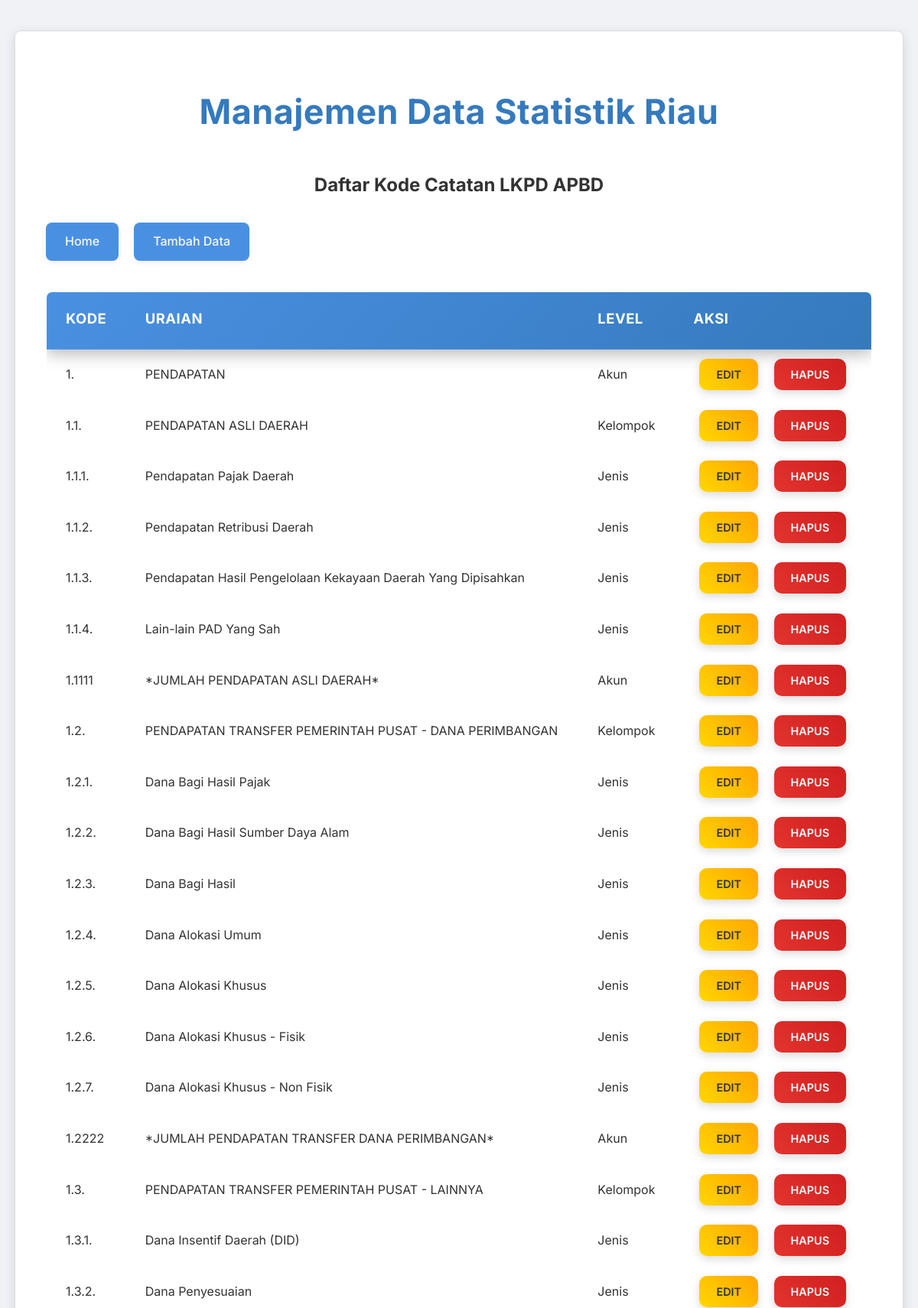
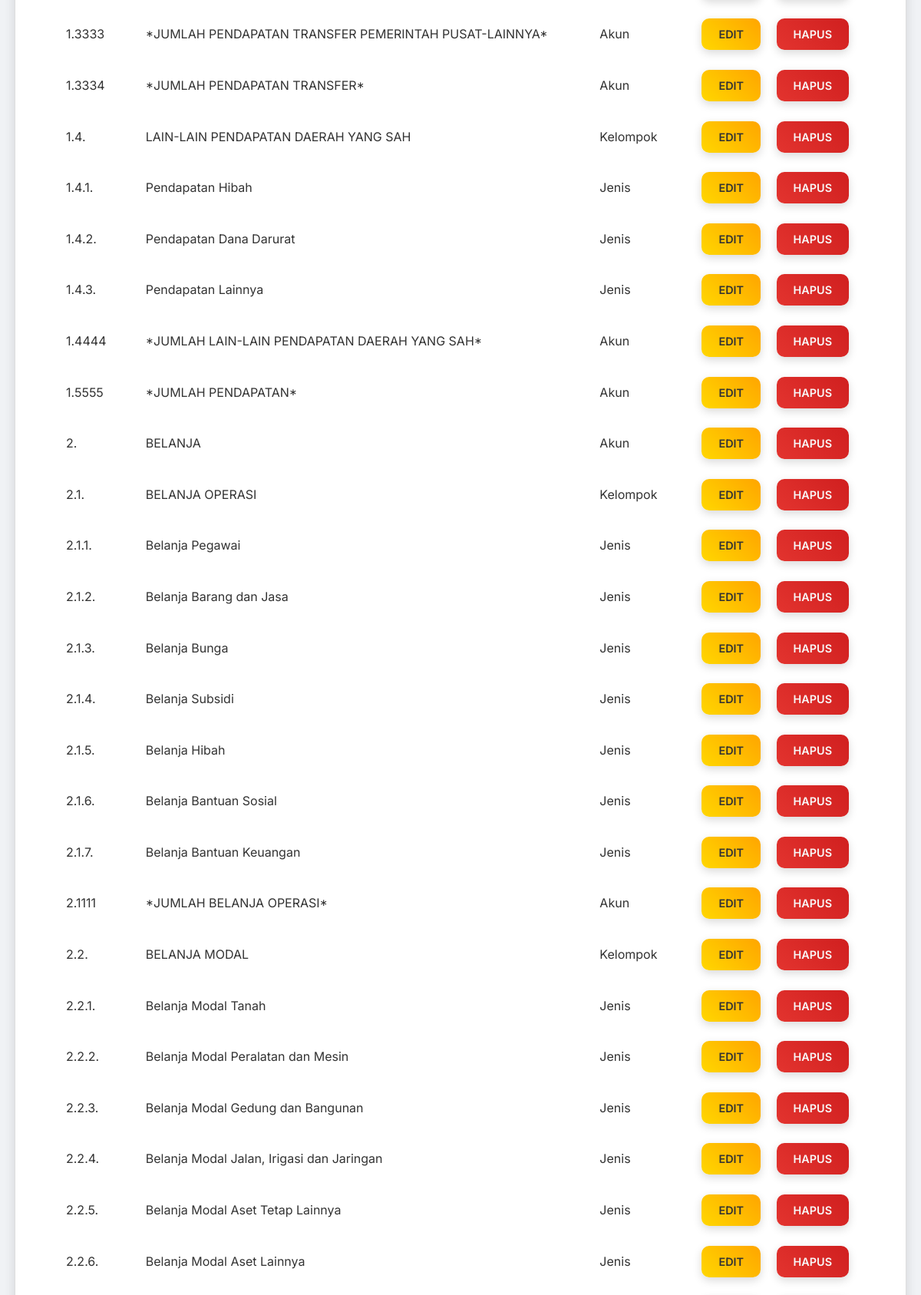
/pages/lkpd-kode-catatan/read.php (upper part), run on the app's committed database (2 pictures, top to bottom).
### tables this page shows
CREATE TABLE `kode_catatan` (
  `id` int(5) NOT NULL,
  `kode_catatan` varchar(255) DEFAULT NULL,
  `uraian` varchar(1024) DEFAULT NULL,
  `id_kode_level` int(2) DEFAULT NULL
);

CREATE TABLE `kode_level` (
  `id` int(11) NOT NULL,
  `nama_level` varchar(255) DEFAULT NULL,
  `akronim` varchar(255) DEFAULT NULL
);

### pages/lkpd-kode-catatan/read.php (the view, shortened to what this page needs)
<?php
include '../../config/database.php';
include '../../templates/header.php';
$sql = "SELECT kc.id, kc.kode_catatan, kc.uraian, kl.nama_level
        FROM kode_catatan kc
        INNER JOIN kode_level kl
        ON kc.id_kode_level = kl.id
        ORDER BY kc.kode_catatan ASC";
$result = $conn->query($sql);
?>
<h2 style="text-align: center;">Daftar Kode Catatan LKPD APBD</h2>
<div class="button-group">
    <a href="../../index.php">Home</a>
    <a href="create.php">Tambah Data</a>
</div>
<?php
if ($result->num_rows > 0):
?>
    <table>
        <thead>
            <tr>
                <th>Kode</th>
                <th>Uraian</th>
                <th>Level</th>
                <th>Aksi</th>
            </tr>
        </thead>
        <tbody>
            <?php
            while ($row = $result->fetch_assoc()):
            ?>
                <tr>
                    <td><?php echo htmlspecialchars($row['kode_catatan']); ?></td>
                    <td><?php echo htmlspecialchars($row['uraian']); ?></td>
                    <td><?php echo htmlspecialchars($row['nama_level']); ?></td>
                    <td class="actions">
                        <a href="update.php?id=<?php echo htmlspecialchars($row['id']); ?>" class="edit">Edit</a>
                        <a href="delete.php?id=<?php echo htmlspecialchars($row['id']); ?>" class="delete" onclick="return confirm('Apakah Anda yakin ingin menghapus data ini?')">Hapus</a>
                    </td>
                </tr>
            <?php endwhile; ?>
        </tbody>
    </table>
<?php else: ?>
    <p>Belum ada data.</p>
<?php endif; ?>
<?php
include '../../templates/footer.php';
?>

### templates/css/style.css (style rules this page uses)
:root { --primary-color: #4A90E2; --primary-dark: #357ABD; --accent-color: #50E3C2; --secondary-accent: #FF6B6B; --tertiary-color: #FFC107; --text-dark: #333333; --text-light: #F8F8F8; --bg-light: #F0F2F5; --bg-dark: #2C3E50; --card-bg: #FFFFFF; --border-color: #DDDDDD; --input-bg: #F8F8F8; --shadow-light: 0 2px 8px rgba(0, 0, 0, 0.08); --shadow-medium: 0 4px 15px rgba(0, 0, 0, 0.12); --success-color: #28A745; --danger-color: #DC3545; --warning-color: #FFC107; --info-color: #17A2B8; --radius-base: 8px; --transition-fast: 0.2s ease-in-out; --transition-normal: 0.3s ease-in-out; --gradient-primary: linear-gradient(135deg, var(--primary-color) 0%, var(--primary-dark) 100%); --gradient-accent: linear-gradient(135deg, var(--accent-color) 0%, #34B79C 100%); --gradient-secondary-accent: linear-gradient(135deg, var(--secondary-accent) 0%, #FF8A8A 100%); --gradient-tertiary: linear-gradient(135deg, var(--tertiary-color) 0%, #FFA000 100%); }
body { font-family: 'Inter', sans-serif; background: var(--bg-light); margin: 0; padding: 0; line-height: 1.6; color: var(--text-dark); display: flex; justify-content: center; align-items: flex-start; min-height: 100vh; padding: 40px 0; box-sizing: border-box; overflow-x: hidden; overflow-y: auto; position: relative; }
body::before { content: none; }
table { width: 100%; border-collapse: separate; border-spacing: 0; margin-top: 40px; box-shadow: var(--shadow-glass); border-radius: var(--radius-base); overflow: hidden; background-color: rgba(255, 255, 255, 0.05); border: 1px solid rgba(255, 255, 255, 0.1); backdrop-filter: blur(10px); -webkit-backdrop-filter: blur(10px); }
table thead tr { background: var(--gradient-primary); color: #FFFFFF; box-shadow: 0 5px 20px rgba(0, 0, 0, 0.3); }
table th, table td { padding: 20px 25px; text-align: left; border-bottom: 1px solid rgba(255, 255, 255, 0.08); }
table th { font-weight: 700; font-size: 1.15em; letter-spacing: 0.5px; text-transform: uppercase; position: relative; padding-bottom: 25px; }
table th::after { content: ''; position: absolute; bottom: 0; left: 50%; transform: translateX(-50%); width: 0; height: 3px; background-color: var(--accent-color); transition: width 0.3s ease-out; }
table tbody tr:nth-child(even) { background-color: rgba(249, 250, 251, 0.03); }
table tbody tr:nth-child(odd) { background-color: rgba(255, 255, 255, 0.01); }
table td.actions { text-align: center; white-space: nowrap; }
table td.actions a { padding: 12px 22px; border-radius: 10px; font-weight: 600; transition: background-color var(--transition-fast), transform var(--transition-fast), box-shadow var(--transition-fast); margin: 0 8px; box-shadow: 0 4px 12px rgba(0, 0, 0, 0.15); text-transform: uppercase; font-size: 0.9em; text-decoration: none; }
table td.actions .edit { background: linear-gradient(45deg, #FFD700, #FFA500); color: #333; }
table td.actions .delete { background: linear-gradient(45deg, #E3342F, #D01F1F); color: var(--text-light); }
.button-group { display: flex; gap: 20px; margin-top: 30px; justify-content: flex-start; }
.button-group a { display: inline-block; background-color: var(--primary-color); color: var(--text-light); padding: 12px 25px; text-decoration: none; border-radius: var(--radius-base); font-size: 1em; font-weight: 500; transition: background-color var(--transition-fast), transform var(--transition-fast), box-shadow var(--transition-fast); box-shadow: var(--shadow-light); }
* { scrollbar-width: thin; scrollbar-color: #888888 #F0F2F5; }

### data on the page
kode_catatan: kode_catatan "1.", uraian "PENDAPATAN", id_kode_level.nama_level "Akun"
kode_catatan: kode_catatan "1.1.", uraian "PENDAPATAN ASLI DAERAH", id_kode_level.nama_level "Kelompok"
kode_catatan: kode_catatan "1.1.1.", uraian "Pendapatan Pajak Daerah", id_kode_level.nama_level "Jenis"
kode_catatan: kode_catatan "1.1.2.", uraian "Pendapatan Retribusi Daerah", id_kode_level.nama_level "Jenis"
kode_catatan: kode_catatan "1.1.3.", uraian "Pendapatan Hasil Pengelolaan Kekayaan Daerah Yang Dipisahkan", id_kode_level.nama_level "Jenis"
kode_catatan: kode_catatan "1.1.4.", uraian "Lain-lain PAD Yang Sah", id_kode_level.nama_level "Jenis"
kode_catatan: kode_catatan "1.1111", uraian "*JUMLAH PENDAPATAN ASLI DAERAH*", id_kode_level.nama_level "Akun"
kode_catatan: kode_catatan "1.2.", uraian "PENDAPATAN TRANSFER PEMERINTAH PUSAT - DANA PERIMBANGAN", id_kode_level.nama_level "Kelompok"
kode_catatan: kode_catatan "1.2.1.", uraian "Dana Bagi Hasil Pajak", id_kode_level.nama_level "Jenis"
kode_catatan: kode_catatan "1.2.2.", uraian "Dana Bagi Hasil Sumber Daya Alam", id_kode_level.nama_level "Jenis"
kode_catatan: kode_catatan "1.2.3.", uraian "Dana Bagi Hasil", id_kode_level.nama_level "Jenis"
kode_catatan: kode_catatan "1.2.4.", uraian "Dana Alokasi Umum", id_kode_level.nama_level "Jenis"
kode_catatan: kode_catatan "1.2.5.", uraian "Dana Alokasi Khusus", id_kode_level.nama_level "Jenis"
kode_catatan: kode_catatan "1.2.6.", uraian "Dana Alokasi Khusus - Fisik", id_kode_level.nama_level "Jenis"
kode_catatan: kode_catatan "1.2.7.", uraian "Dana Alokasi Khusus - Non Fisik", id_kode_level.nama_level "Jenis"
kode_catatan: kode_catatan "1.2222", uraian "*JUMLAH PENDAPATAN TRANSFER DANA PERIMBANGAN*", id_kode_level.nama_level "Akun"
kode_catatan: kode_catatan "1.3.", uraian "PENDAPATAN TRANSFER PEMERINTAH PUSAT - LAINNYA", id_kode_level.nama_level "Kelompok"
kode_catatan: kode_catatan "1.3.1.", uraian "Dana Insentif Daerah (DID)", id_kode_level.nama_level "Jenis"
kode_catatan: kode_catatan "1.3.2.", uraian "Dana Penyesuaian", id_kode_level.nama_level "Jenis"
kode_catatan: kode_catatan "1.3333", uraian "*JUMLAH PENDAPATAN TRANSFER PEMERINTAH PUSAT-LAINNYA*", id_kode_level.nama_level "Akun"
kode_catatan: kode_catatan "1.3334", uraian "*JUMLAH PENDAPATAN TRANSFER*", id_kode_level.nama_level "Akun"
kode_catatan: kode_catatan "1.4.", uraian "LAIN-LAIN PENDAPATAN DAERAH YANG SAH", id_kode_level.nama_level "Kelompok"
kode_catatan: kode_catatan "1.4.1.", uraian "Pendapatan Hibah", id_kode_level.nama_level "Jenis"
kode_catatan: kode_catatan "1.4.2.", uraian "Pendapatan Dana Darurat", id_kode_level.nama_level "Jenis"
kode_catatan: kode_catatan "1.4.3.", uraian "Pendapatan Lainnya", id_kode_level.nama_level "Jenis"
kode_catatan: kode_catatan "1.4444", uraian "*JUMLAH LAIN-LAIN PENDAPATAN DAERAH YANG SAH*", id_kode_level.nama_level "Akun"
kode_catatan: kode_catatan "1.5555", uraian "*JUMLAH PENDAPATAN*", id_kode_level.nama_level "Akun"
kode_catatan: kode_catatan "2.", uraian "BELANJA", id_kode_level.nama_level "Akun"
kode_catatan: kode_catatan "2.1.", uraian "BELANJA OPERASI", id_kode_level.nama_level "Kelompok"
kode_catatan: kode_catatan "2.1.1.", uraian "Belanja Pegawai", id_kode_level.nama_level "Jenis"
kode_catatan: kode_catatan "2.1.2.", uraian "Belanja Barang dan Jasa", id_kode_level.nama_level "Jenis"
kode_catatan: kode_catatan "2.1.3.", uraian "Belanja Bunga", id_kode_level.nama_level "Jenis"
kode_catatan: kode_catatan "2.1.4.", uraian "Belanja Subsidi", id_kode_level.nama_level "Jenis"
kode_catatan: kode_catatan "2.1.5.", uraian "Belanja Hibah", id_kode_level.nama_level "Jenis"
kode_catatan: kode_catatan "2.1.6.", uraian "Belanja Bantuan Sosial", id_kode_level.nama_level "Jenis"
kode_catatan: kode_catatan "2.1.7.", uraian "Belanja Bantuan Keuangan", id_kode_level.nama_level "Jenis"
kode_catatan: kode_catatan "2.1111", uraian "*JUMLAH BELANJA OPERASI*", id_kode_level.nama_level "Akun"
kode_catatan: kode_catatan "2.2.", uraian "BELANJA MODAL", id_kode_level.nama_level "Kelompok"
kode_catatan: kode_catatan "2.2.1.", uraian "Belanja Modal Tanah", id_kode_level.nama_level "Jenis"
kode_catatan: kode_catatan "2.2.2.", uraian "Belanja Modal Peralatan dan Mesin", id_kode_level.nama_level "Jenis"
kode_catatan: kode_catatan "2.2.3.", uraian "Belanja Modal Gedung dan Bangunan", id_kode_level.nama_level "Jenis"
kode_catatan: kode_catatan "2.2.4.", uraian "Belanja Modal Jalan, Irigasi dan Jaringan", id_kode_level.nama_level "Jenis"
kode_catatan: kode_catatan "2.2.5.", uraian "Belanja Modal Aset Tetap Lainnya", id_kode_level.nama_level "Jenis"
kode_catatan: kode_catatan "2.2.6.", uraian "Belanja Modal Aset Lainnya", id_kode_level.nama_level "Jenis"
